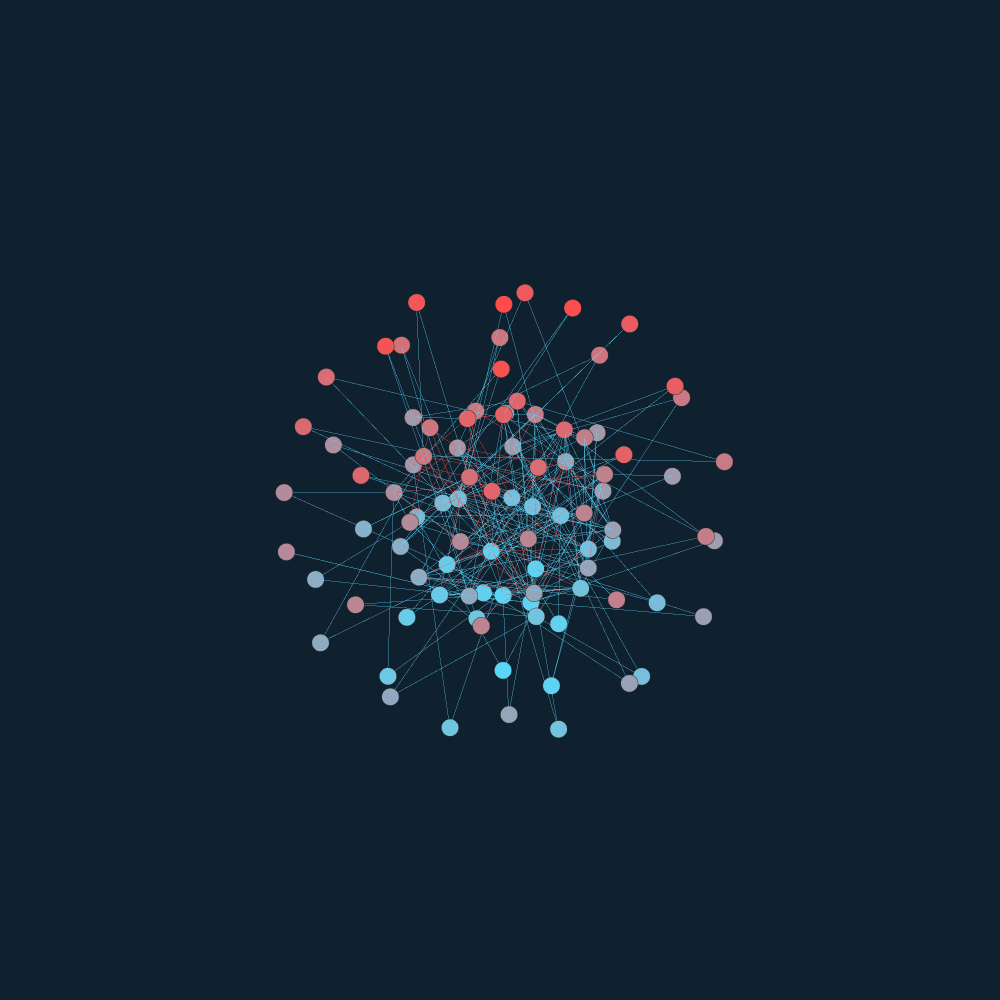

The cell this chart's notebook holds for it:
### Code cell
iplot(figwid, filename='BiometricsNetwork')

### Figure 1 — Plotly figure (JSON) as saved in the notebook; plotly's stock layout.template omitted (floating-point values rounded to 4 significant figures; data arrays with more than 128 entries replaced by an {"elided": "..."} marker saying what was removed)
{"data": [{"hoverinfo": "none", "line": {"color": {"elided": "684 int values"}, "colorscale": [[0, "#5cd6f6"], [1, "#ff4b4b"]], "width": 1}, "marker": {"size": 6}, "mode": "lines", "opacity": 0.7, "type": "scatter3d", "uid": "11087a85-50dd-4c6b-a3f5-f8b295406f03", "x": {"elided": "684 float values"}, "y": {"elided": "684 float values"}, "z": {"elided": "684 float values"}}, {"hoverinfo": "text", "marker": {"color": [0, 0.02041, 0.04082, 0.06122, 0.08163, 0.102, 0.1224, 0.1429, 0.1633, 0.1837, 0.2041, 0.2245, 0.2449, 0.2653, 0.2857, 0.3061, 0.3265, 0.3469, 0.3673, 0.3878, 0.4082, 0.4286, 0.449, 0.4694, 0.4898, 0.5102, 0.5306, 0.551, 0.5714, 0.5918, 0.6122, 0.6327, 0.6531, 0.6735, 0.6939, 0.7143, 0.7347, 0.7551, 0.7755, 0.7959, 0.8163, 0.8367, 0, 0.02041, 0.04082, 0.06122, 0.08163, 0.102, 0.1224, 0.1429, 0.1633, 0.1837, 0.2041, 0.2245, 0.2449, 0.2653, 0.2857, 0.3061, 0.3265, 0.3469, 0.3673, 0.3878, 0.4082, 0.4286, 0.449, 0.4694, 0.4898, 0.5102, 0.5306, 0.551, 0.5714, 0.5918, 0.6122, 0.6327, 0.6531, 0.6735, 0.6939, 0.7143, 0.7347, 0.7551, 0.7755, 0.7959, 0.8163, 0.8367, 0.8571, 0.8776, 0.898, 0.9184, 0.9388, 0.9592, 0.9796, 1], "colorscale": [[0, "#5cd6f6"], [1, "#ff4b4b"]], "line": {"color": "rgb(50,50,50)", "width": 0.5}, "size": 6, "symbol": "circle"}, "mode": "markers", "name": "biometrics", "text": ["MAP", "Phosphate", "Platelets", "Lactate", "BUN", "HCT", "CO2", "SpO2", "DBP", "HCO3", "SaO2", "Body temperature", "Glucose", "ALP", "HR", "Hemoglobin", "Cl", "Mg", "Triglycerides", "Albumin", "Creatinine", "SBP", "ALT", "HDL", "RR", "LDL", "Troponin I", "AST", "Bilirubin", "Triglyceride", "Cholesterol", "WBC", "BMI", "Urea", "Troponin T", "K", "Arterial pH", "Chloride", "Ca", "Fibrinogen", "Urine output", "Na", "disease_0", "disease_1", "disease_2", "disease_3", "disease_4", "disease_5", "disease_6", "disease_7", "disease_8", "disease_9", "disease_10", "disease_11", "disease_12", "disease_13", "disease_14", "disease_15", "disease_16", "disease_17", "disease_18", "disease_19", "disease_20", "disease_21", "disease_22", "disease_23", "disease_24", "disease_25", "disease_26", "disease_27", "disease_28", "disease_29", "disease_30", "disease_31", "disease_32", "disease_33", "disease_34", "disease_35", "disease_36", "disease_37", "disease_38", "disease_39", "disease_40", "disease_41", "disease_42", "disease_43", "disease_44", "disease_45", "disease_46", "disease_47", "disease_48", "disease_49"], "type": "scatter3d", "uid": "32b0e612-49ca-415b-92f6-bf6de7d22480", "x": [1.225e-16, -0.07026, -0.4302, -0.2749, 0.2202, 0.6166, 0.6384, 0.2852, -0.2434, -0.689, -0.8574, -0.6857, -0.2465, 0.295, 0.7477, 0.9598, 0.8638, 0.4926, -0.03582, -0.5574, -0.912, -0.9908, -0.7688, -0.3127, 0.2373, 0.7084, 0.9475, 0.872, 0.502, -0.037, -0.5486, -0.8308, -0.7577, -0.3486, 0.21, 0.6196, 0.6156, 0.1687, -0.3657, -0.3787, 0.205, 0, 2.449e-16, -0.1287, -0.7903, -0.5124, 0.392, 1.132, 1.201, 0.5843, -0.3774, -1.228, -1.612, -1.39, -0.6578, 0.3234, 1.229, 1.776, 1.807, 1.317, 0.4507, -0.5508, -1.416, -1.917, -1.923, -1.433, -0.5749, 0.4316, 1.328, 1.881, 1.946, 1.502, 0.6635, -0.3465, -1.249, -1.785, -1.791, -1.255, -0.3351, 0.6715, 1.414, 1.608, 1.155, 0.2249, -0.7609, -1.28, -0.9844, -0.02149, 0.8281, 0.5748, -0.472, 0], "y": [0, 0.3004, 0.02225, -0.4424, -0.5511, -0.2194, 0.3036, 0.6964, 0.7543, 0.4589, -0.05077, -0.5613, -0.876, -0.8827, -0.5834, -0.08267, 0.4535, 0.8533, 0.9919, 0.827, 0.4095, -0.1332, -0.6353, -0.942, -0.9563, -0.6708, -0.1739, 0.373, 0.7837, 0.9092, 0.6959, 0.2179, -0.3334, -0.7118, -0.7227, -0.3403, 0.2223, 0.569, 0.3709, -0.2054, -0.2306, 0, 0, 0.5507, 0.04326, -0.8106, -1.023, -0.4309, 0.526, 1.272, 1.429, 0.9438, 0.03811, -0.9236, -1.589, -1.736, -1.325, -0.4931, 0.504, 1.375, 1.875, 1.869, 1.363, 0.4935, -0.5112, -1.39, -1.915, -1.952, -1.491, -0.6473, 0.3603, 1.268, 1.833, 1.897, 1.437, 0.5767, -0.4379, -1.3, -1.734, -1.584, -0.8861, 0.1159, 1.032, 1.461, 1.175, 0.2855, -0.705, -1.095, -0.4836, 0.5441, 0.3115, 0], "z": [-1, -0.9512, -0.9024, -0.8537, -0.8049, -0.7561, -0.7073, -0.6585, -0.6098, -0.561, -0.5122, -0.4634, -0.4146, -0.3659, -0.3171, -0.2683, -0.2195, -0.1707, -0.122, -0.07317, -0.02439, 0.02439, 0.07317, 0.122, 0.1707, 0.2195, 0.2683, 0.3171, 0.3659, 0.4146, 0.4634, 0.5122, 0.561, 0.6098, 0.6585, 0.7073, 0.7561, 0.8049, 0.8537, 0.9024, 0.9512, 1, -2, -1.918, -1.837, -1.755, -1.673, -1.592, -1.51, -1.429, -1.347, -1.265, -1.184, -1.102, -1.02, -0.9388, -0.8571, -0.7755, -0.6939, -0.6122, -0.5306, -0.449, -0.3673, -0.2857, -0.2041, -0.1224, -0.04082, 0.04082, 0.1224, 0.2041, 0.2857, 0.3673, 0.449, 0.5306, 0.6122, 0.6939, 0.7755, 0.8571, 0.9388, 1.02, 1.102, 1.184, 1.265, 1.347, 1.429, 1.51, 1.592, 1.673, 1.755, 1.837, 1.918, 2]}], "layout": {"annotations": [{"font": {"size": 14}, "showarrow": false, "text": "", "x": 0, "xanchor": "left", "xref": "paper", "y": 0.1, "yanchor": "bottom", "yref": "paper"}], "height": 1000, "hoverlabel": {"font": {"color": "white"}}, "hovermode": "closest", "margin": {"t": 100}, "paper_bgcolor": "#0f202e", "scene": {"xaxis": {"showbackground": false, "showgrid": false, "showline": false, "showspikes": false, "showticklabels": false, "title": {"text": ""}, "zeroline": false}, "yaxis": {"showbackground": false, "showgrid": false, "showline": false, "showspikes": false, "showticklabels": false, "title": {"text": ""}, "zeroline": false}, "zaxis": {"showbackground": false, "showgrid": false, "showline": false, "showspikes": false, "showticklabels": false, "title": {"text": ""}, "zeroline": false}}, "showlegend": false, "width": 1000}}
